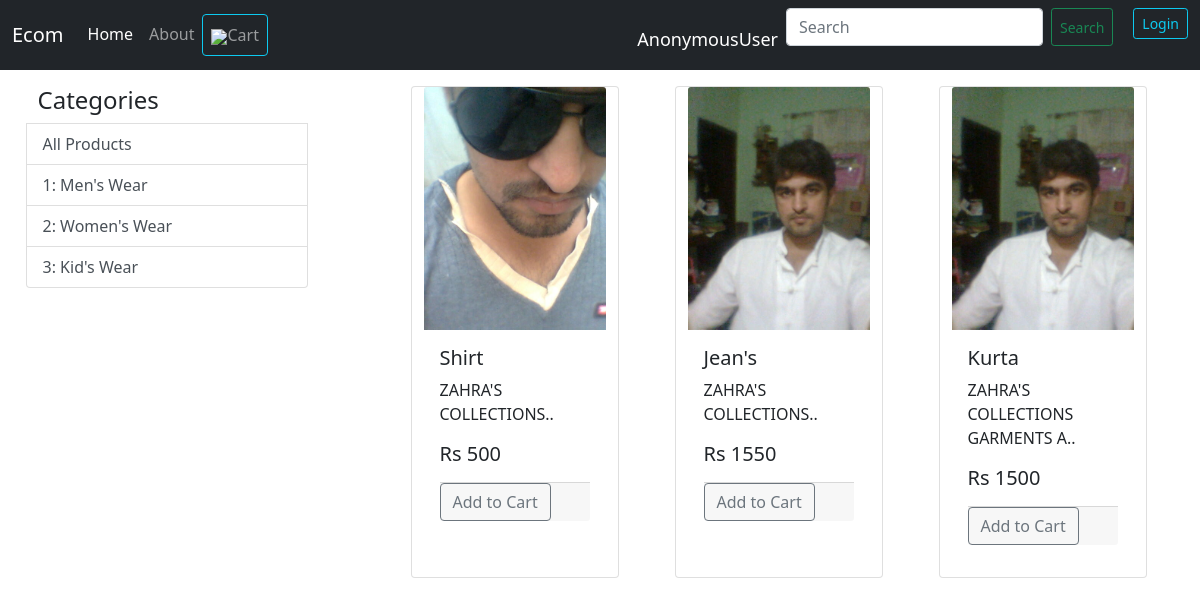
/?category=1, run on the app's committed database.
### stores/models/category.py (models this page shows, shortened)
class Categorie(models.Model):
	title = models.CharField(max_length=150)
	subcategory = models.CharField(max_length=200)

### stores/models/products.py (models this page shows, shortened)
class Product(models.Model):
	name = models.CharField(max_length=100)
	description = models.CharField(max_length=500, default="", null=True)
	category = models.ForeignKey(Categorie, on_delete=models.CASCADE)
	price = models.IntegerField(default=0)
	image = models.ImageField(upload_to='static/images/')
	image2 = models.ImageField(upload_to='static/images/', null=True, default="")
	image3 = models.ImageField(upload_to='static/images/', null=True, default="")
	@staticmethod
	def get_all_products_by_categoryid(category_id):
		if category_id:
			return Product.objects.filter(category=category_id)
		else:
			return Product.objects.all()

### stores/views.py (the view, shortened to what this page needs)
# urls.py: path('', views.Index.as_view(), name='home'),
class Index(View):
	def get(self, request):
		cart = request.session.get('cart')
		if not cart:
			request.session['cart'] = {}
		products = None
		categories = Categorie.objects.all()
		categoryID = request.GET.get('category')
		if categoryID:
			products = Product.get_all_products_by_categoryid(categoryID)
		else:
			products = Product.objects.all()
		context = {'products': products, 'categories': categories, 'categoryID':categoryID}
		return render(request, 'stores/index.html', context)

### stores/templatetags/cart.py (called while the page is built)
@register.filter(name='is_in_cart')
def is_in_cart(product , cart):
	keys = cart.keys()
	for id in keys:
		if int(id) == product.id:
			return True
	return False;

### stores/templatetags/custom_filter.py (called while the page is built)
@register.filter(name='currency')
def currency(number):
    return "Rs " + str(number)

### stores/templates/stores/index.html (shortened to what this page needs)
{% include 'stores/main.html' %}
{% block content %}
{% load custom_filter %}
{% load cart %}
<div class="contaier-fluid mt-3 mx-auto mb-2">
<div class="row">
	<div class="col-lg-3 mx-auto">
		<div class="list-group row mx-auto">
			<h4>Categories</h4>
			<a href="/" class="list-group-item list-group-item-action">All Products</a>
			{% for category in categories %}
			<a href="/?category={{category.id}}" class="list-group-item list-group-item-action">{{category.id}}: {{category.subcategory}}</a>
			{% endfor %}
		</div>
	</div>
	<div id="products" class="col-lg-8 mx-auto">
		<div class="row mx-auto" >
			{% for product in products %}
			<div class="card mx-auto mb-3" id={{product.id}} style="width: 13rem;">
            <a href="/prodview/{{product.id}}" class="float-right">
			  <img src="{{product.image.url}}" class="card-img-top" alt=""></a>
			  <div class="card-body">
			    <h5 class="card-title">{{product.name}}</h5>
			    <p class="card-text">{{product.description|slice:"0:30"}}..</p>
			    <h5 class="card-text">{{product.price|currency}}</h5>
			    <div class="card-footer p-0  mb-2 mt-3 ">
			    {% if product|is_in_cart:request.session.cart %}
				  <div class="row no-gutters">
				  	<form action="/#{{product.id}}" class="col-2" method="post">
				  		{% csrf_token %}
			    	<input hidden type="text" name="product" value="{{product.id}}">
			    	<input hidden type="text" name="remove" value="True">
			    	<input type="submit" value=" - " class="btn btn-block btn-outline-secondary">
				  	</form>
				  	<div class="text-center col">{{product|cart_quantity:request.session.cart}} in cart</div>
				  	<form action="/#{{product.id}}" class="col-2" method="post">
				  		{% csrf_token %}
			    	<input hidden type="text" name="product" value="{{product.id}}">
			    	<input type="submit" value=" + " class="btn btn-block btn-outline-secondary">
				  	</form>
				  </div>
				{% else %}
				<form action="/#{{product.id}}" method="POST" class="btn-block">
	                <input type="submit" class="btn btn-outline-secondary" value="Add to Cart">
			    </form>
				{% endif %}
			    </div>
			  </div>
			</div>
			{% endfor %}
		</div>
	</div>
</div>
</div>
{% endblock %}

### data on the page
Categorie: id "1", subcategory "Men's Wear"
Categorie: id "2", subcategory "Women's Wear"
Categorie: id "3", subcategory "Kid's Wear"
Product: {{ product.id }} 1 (drawn), image (picture), name "Shirt", description "ZAHRA'S COLLECTIONS", price "Rs 500"
Product: image (picture), name "Jean's", description "ZAHRA'S COLLECTIONS", price "Rs 1550"
Product: image (picture), name "Kurta", description "ZAHRA'S COLLECTIONS GARMENTS A", price "Rs 1500"

### other printed values
{{ request.user }} "AnonymousUser"
